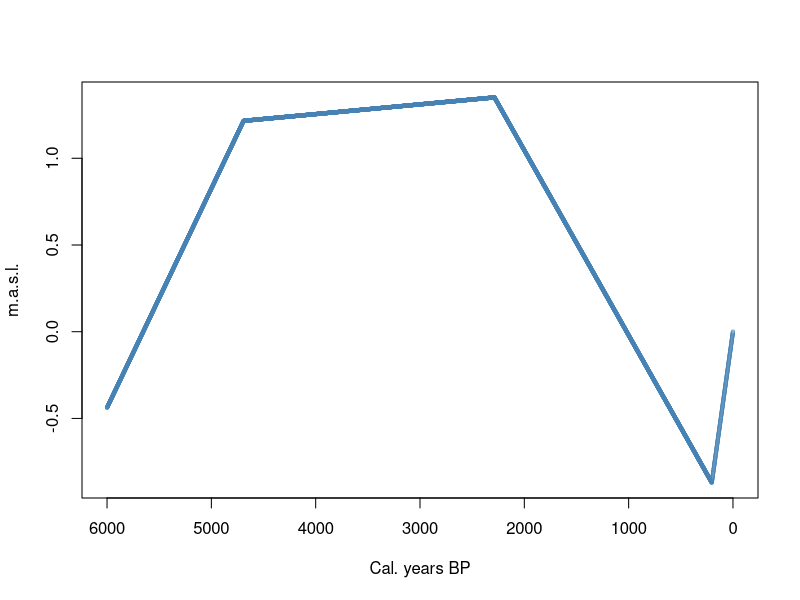

Write the R code that produced this figure.
RSL<-read.csv("sea_level_interpolated.csv")
plot(RSL, col="steelblue", lwd=0.5, xlab="Cal. years BP", ylab="m.a.s.l.", cex=0.5, xlim = rev(range(RSL$Cal_yrs_BP)))
